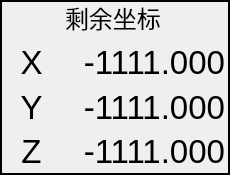
  <widget class="QFrame" name="frame_3">
   <property name="geometry">
    <rect>
     <x>644</x>
     <y>175</y>
     <width>230</width>
     <height>175</height>
    </rect>
   </property>
   <property name="frameShape">
    <enum>QFrame::WinPanel</enum>
   </property>
   <property name="frameShadow">
    <enum>QFrame::Plain</enum>
   </property>
   <property name="lineWidth">
    <number>1</number>
   </property>
   <widget class="QWidget" name="gridLayoutWidget_3">
    <property name="geometry">
     <rect>
      <x>-1</x>
      <y>-1</y>
      <width>231</width>
      <height>171</height>
     </rect>
    </property>
    <layout class="QGridLayout" name="gridLayout_3">
     <property name="leftMargin">
      <number>5</number>
     </property>
     <property name="rightMargin">
      <number>5</number>
     </property>
     <item row="1" column="0">
      <widget class="QLabel" name="label_relx">
       <property name="font">
        <font>
         <pointsize>25</pointsize>
        </font>
       </property>
       <property name="text">
        <string>X</string>
       </property>
       <property name="alignment">
        <set>Qt::AlignCenter</set>
       </property>
      </widget>
     </item>
     <item row="2" column="1">
      <widget class="QLabel" name="label_rey">
       <property name="palette">
        <palette>
         <active>
          <colorrole role="WindowText">
           <brush brushstyle="SolidPattern">
            <color alpha="255">
             <red>0</red>
             <green>85</green>
             <blue>255</blue>
            </color>
           </brush>
          </colorrole>
         </active>
         <inactive>
          <colorrole role="WindowText">
           <brush brushstyle="SolidPattern">
            <color alpha="255">
             <red>0</red>
             <green>0</green>
             <blue>0</blue>
            </color>
           </brush>
          </colorrole>
         </inactive>
         <disabled>
          <colorrole role="WindowText">
           <brush brushstyle="SolidPattern">
            <color alpha="255">
             <red>127</red>
             <green>127</green>
             <blue>127</blue>
            </color>
           </brush>
          </colorrole>
         </disabled>
        </palette>
       </property>
       <property name="font">
        <font>
         <pointsize>25</pointsize>
        </font>
       </property>
       <property name="text">
        <string>-1111.000</string>
       </property>
       <property name="alignment">
        <set>Qt::AlignRight|Qt::AlignTrailing|Qt::AlignVCenter</set>
       </property>
       <property name="margin">
        <number>0</number>
       </property>
      </widget>
     </item>
     <item row="3" column="1">
      <widget class="QLabel" name="label_rez">
       <property name="palette">
        <palette>
         <active>
          <colorrole role="WindowText">
           <brush brushstyle="SolidPattern">
            <color alpha="255">
             <red>0</red>
             <green>85</green>
             <blue>255</blue>
            </color>
           </brush>
          </colorrole>
         </active>
         <inactive>
          <colorrole role="WindowText">
           <brush brushstyle="SolidPattern">
            <color alpha="255">
             <red>0</red>
             <green>0</green>
             <blue>0</blue>
            </color>
           </brush>
          </colorrole>
         </inactive>
         <disabled>
          <colorrole role="WindowText">
           <brush brushstyle="SolidPattern">
            <color alpha="255">
             <red>127</red>
             <green>127</green>
             <blue>127</blue>
            </color>
           </brush>
          </colorrole>
         </disabled>
        </palette>
       </property>
       <property name="font">
        <font>
         <pointsize>25</pointsize>
        </font>
       </property>
       <property name="text">
        <string>-1111.000</string>
       </property>
       <property name="alignment">
        <set>Qt::AlignRight|Qt::AlignTrailing|Qt::AlignVCenter</set>
       </property>
       <property name="margin">
        <number>0</number>
       </property>
      </widget>
     </item>
     <item row="1" column="1">
      <widget class="QLabel" name="label_rex">
       <property name="palette">
        <palette>
         <active>
          <colorrole role="WindowText">
           <brush brushstyle="SolidPattern">
            <color alpha="255">
             <red>0</red>
             <green>85</green>
             <blue>255</blue>
            </color>
           </brush>
          </colorrole>
         </active>
         <inactive>
          <colorrole role="WindowText">
           <brush brushstyle="SolidPattern">
            <color alpha="255">
             <red>0</red>
             <green>0</green>
             <blue>0</blue>
            </color>
           </brush>
          </colorrole>
         </inactive>
         <disabled>
          <colorrole role="WindowText">
           <brush brushstyle="SolidPattern">
            <color alpha="255">
             <red>127</red>
             <green>127</green>
             <blue>127</blue>
            </color>
           </brush>
          </colorrole>
         </disabled>
        </palette>
       </property>
       <property name="font">
        <font>
         <pointsize>25</pointsize>
        </font>
       </property>
       <property name="text">
        <string>-1111.000</string>
       </property>
       <property name="alignment">
        <set>Qt::AlignRight|Qt::AlignTrailing|Qt::AlignVCenter</set>
       </property>
       <property name="margin">
        <number>0</number>
       </property>
      </widget>
     </item>
     <item row="2" column="0">
      <widget class="QLabel" name="label_rely">
       <property name="font">
        <font>
         <pointsize>25</pointsize>
        </font>
       </property>
       <property name="text">
        <string>Y</string>
       </property>
       <property name="alignment">
        <set>Qt::AlignCenter</set>
       </property>
      </widget>
     </item>
     <item row="3" column="0">
      <widget class="QLabel" name="label_relz">
       <property name="font">
        <font>
         <pointsize>25</pointsize>
        </font>
       </property>
       <property name="text">
        <string>Z</string>
       </property>
       <property name="alignment">
        <set>Qt::AlignCenter</set>
       </property>
      </widget>
     </item>
     <item row="0" column="1">
      <widget class="QLabel" name="label_relt">
       <property name="minimumSize">
        <size>
         <width>160</width>
         <height>0</height>
        </size>
       </property>
       <property name="maximumSize">
        <size>
         <width>200</width>
         <height>16777215</height>
        </size>
       </property>
       <property name="font">
        <font>
         <family>SparkFont</family>
         <pointsize>18</pointsize>
        </font>
       </property>
       <property name="text">
        <string>剩余坐标</string>
       </property>
      </widget>
     </item>
    </layout>
   </widget>
  </widget>
